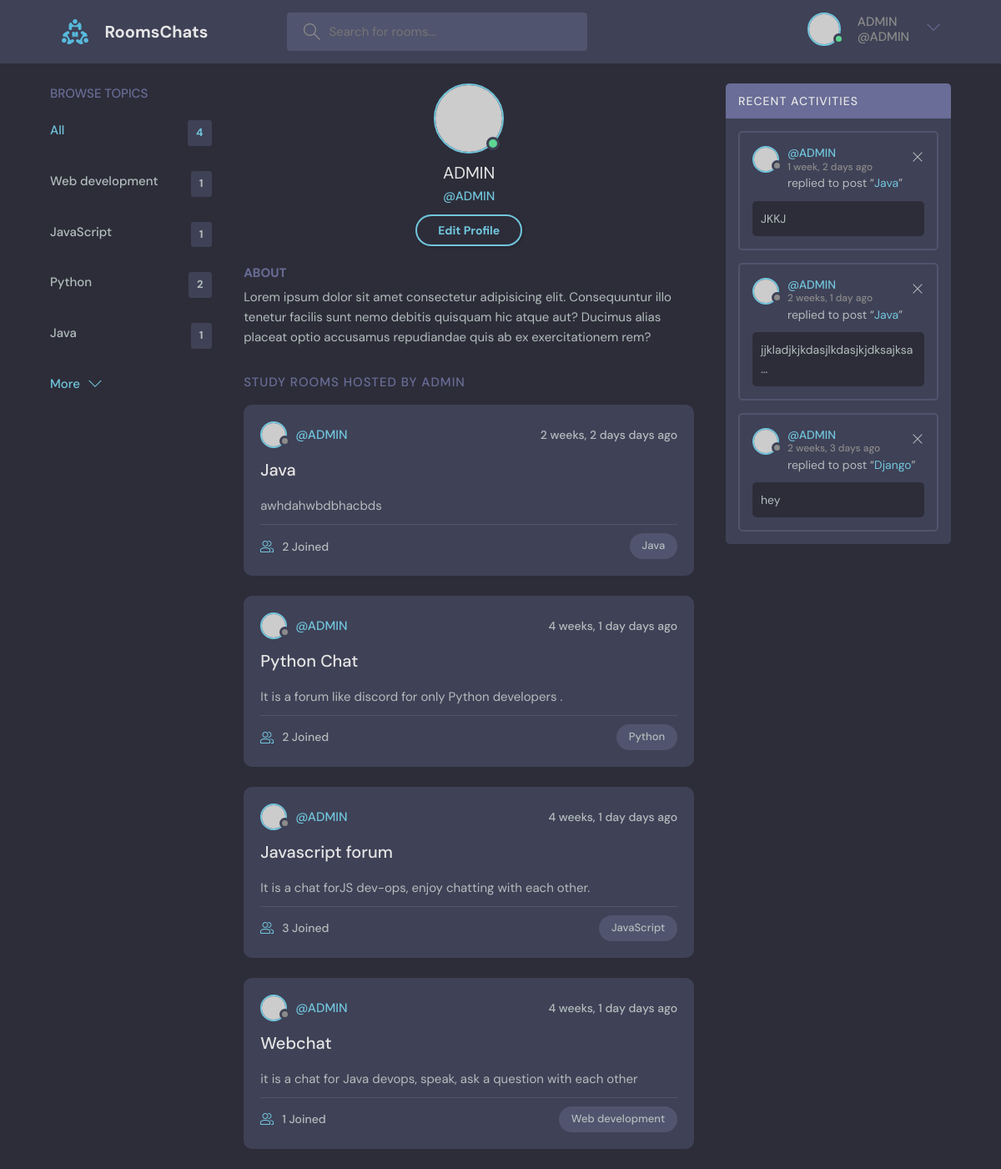
/profile/1/ (signed in), run on the app's committed database.
### base/models.py (models this page shows, shortened)
class Topic(models.Model):
    name = models.CharField(max_length=300)

class Room(models.Model):
    name = models.CharField(max_length=100)
    desc = models.TextField(null=True, blank=True)
    host = models.ForeignKey(User, on_delete=models.SET_NULL, null=True)
    participants = models.ManyToManyField(User, related_name='participants', blank=True)
    topic = models.ForeignKey(Topic, on_delete=models.SET_NULL, null=True)
    updated = models.DateTimeField(auto_now=True)
    created = models.DateTimeField(auto_now_add=True)
    class Meta:
        ordering = ['-updated', '-created']
    def __str__(self):
        return self.name

class Message(models.Model):
    user = models.ForeignKey(User, on_delete=models.CASCADE)  # if user deleted it deletes all child
    room = models.ForeignKey(Room, on_delete=models.CASCADE)  # if chat deleted, message deleted
    body = models.TextField()
    updated = models.DateTimeField(auto_now=True)
    created = models.DateTimeField(auto_now_add=True)
    class Meta:
        ordering = ['-updated', '-created']
    def __str__(self):
        if len(self.body) >= 30:
            return self.body[0:30] + ' ...'
        else:
            return self.body

### base/views.py (the view)
# urls.py: path('profile/<str:pk>/', views.userProfile, name='profile'),
@login_required(login_url='Log_in')
def userProfile(request, pk):
    user = User.objects.get(id=pk)
    rooms = user.room_set.all()
    messages1 = user.message_set.all()
    topics = Topic.objects.all()
    context = {'user': user, 'rooms': rooms, 'messages1': messages1, 'topics': topics}
    return render(request, 'base/userProfile.html', context)

### base/templates/base/userProfile.html (shortened to what this page needs)
{% extends 'main.html' %}
{% block content %}
<main class="profile-page layout layout--3">
    <div class="container">
            {% include 'base/topic_component.html' %}
        <div class="roomList">
            <div class="profile">
                <div class="profile__avatar">
                    <div class="avatar avatar--large active">
                        <img src="https://randomuser.me/api/portraits/men/11.jpg"/>
                    </div>
                </div>
                <div class="profile__info">
                    <h3>{{user.username}}</h3>
                    <p>@{{user.username}}</p>
                    {% if request.user == user %}
                    <a href="{% url 'update-user' %}" class="btn btn--main btn--pill">Edit Profile</a>
                    {%  endif %}
                </div>
                <div class="profile__about">
                    <h3>About</h3>
                    <p>
                        Lorem ipsum dolor sit amet consectetur adipisicing elit. Consequuntur illo tenetur
                        facilis sunt nemo debitis quisquam hic atque aut? Ducimus alias placeat optio
                        accusamus repudiandae quis ab ex exercitationem rem?
                    </p>
                </div>
            </div>
            <div class="roomList__header">
                <div>
                    <h2>Study Rooms Hosted by {{user.username}}</h2>
                </div>
            </div>
        <div class="">
            {% include 'base/feed_component.html' %}
        </div>
        </div>
        {% include 'base/activity_component.html' %}
    </div>
</main>
{% endblock content %}

### templates/main.html (shortened to what this page needs)
<!DOCTYPE html>
{% load static %}
<html lang="en">
<head>
    <link rel="stylesheet" href="{% static 'styles/style.css' %}"/>
</head>
<body>
{% include 'navbar.html' %}
{% block content %}
{% endblock %}
</body>
</html>

### templates/navbar.html (shortened to what this page needs)
{% load static %}
<header class="header header--loggedIn">
    <div class="container">
        <a href="{% url 'home' %}" class="header__logo">
            <img src="{% static 'images/logo.svg' %}"/>
            <h1>RoomsChats</h1>
        </a>
        <form class="header__search" method="GET" action="{% url 'home' %}">
            <label>
                <input name="q" placeholder="Search for rooms..."/>
            </label>
        </form>
        <nav class="header__menu">
            {% if request.user.is_authenticated %}
            <div class="header__user">
                <a href="{% url 'profile' user.id %}">
                    <div class="avatar avatar--medium active">
                        <img src="https://randomuser.me/api/portraits/men/37.jpg"/>
                    </div>
                    <p>{{request.user.username}} <span><a href="">@{{request.user.username}}</a></span></p>
                </a>
                <button class="dropdown-button">
                    <svg version="1.1" xmlns="http://www.w3.org/2000/svg" width="32" height="32" viewBox="0 0 32 32">
                        <title>chevron-down</title>
                        <path d="M16 21l-13-13h-3l16 16 16-16h-3l-13 13z"></path>
                    </svg>
                </button>
            </div>
            {% else %}
            <a href="{% url 'Log_in' %}">
              <img src="{% static 'images/avatar.svg'%}" />
              <p>Login</p>
            </a>
            {% endif %}
        </nav>
    </div>
</header>

### base/templates/base/topic_component.html
<div class="topics">
    <div class="topics__header">
        <h2>Browse Topics</h2>
    </div>
    <ul class="topics__list">
        <li>
            <a href="{% url 'home' %}" class="active">All <span>{{topics.count}}</span></a>
        </li>
        {% for topic in topics %}
        <li>
            <a href="{% url 'home' %}?q={{topic.name}}">{{topic.name}} <span>{{topic.room_set.all.count}}</span></a>
        </li>
        {% endfor %}
    </ul>
    <a class="btn btn--link" href="{% url 'topics' %}">
        More
        <svg version="1.1" xmlns="http://www.w3.org/2000/svg" width="32" height="32" viewBox="0 0 32 32">
            <title>chevron-down</title>
            <path d="M16 21l-13-13h-3l16 16 16-16h-3l-13 13z"></path>
        </svg>
    </a>
</div>

### base/templates/base/feed_component.html (shortened to what this page needs)
{% for room in rooms %}
<div class="roomListRoom">
    <div class="roomListRoom__header">
        <a href="{% url 'profile' room.host.id  %}" class="roomListRoom__author">
            <div class="avatar avatar--small">
                <img src="https://randomuser.me/api/portraits/women/11.jpg"/>
            </div>
            <span>@{{room.host.username}}</span>
        </a>
        <div class="roomListRoom__actions">
            <span>{{room.created|timesince}} days ago</span>
        </div>
    </div>
    <div class="roomListRoom__content">
        <a href="{% url 'room' room.id %}">{{room.name}}</a>
        <p>
            {{room.desc}}
        </p>
    </div>
    <div class="roomListRoom__meta">
        <a href="{% url 'room' room.id %}" class="roomListRoom__joined">
            {{room.participants.all.count}} Joined
        </a>
        <p class="roomListRoom__topic">{{room.topic.name}}</p>
    </div>
</div>
{% endfor %}

### base/templates/base/activity_component.html
<div class="activities">
    <div class="activities__header">
        <h2>Recent Activities</h2>
    </div>
    {% for message in messages1%}
    <div class="activities__box">
        <div class="activities__boxHeader roomListRoom__header">
            <a href="{% url 'profile' message.user.id %}" class="roomListRoom__author">
                <div class="avatar avatar--small">
                    <img src="https://randomuser.me/api/portraits/women/11.jpg"/>
                </div>
                <p>
                    @{{message.user}}
                    <span>{{message.created|timesince}} ago</span>
                </p>
            </a>
            {% if request.user == message.user %}
            <div class="roomListRoom__actions">
                <a href="{% url 'delete-message' message.id %}">
                    <svg version="1.1" xmlns="http://www.w3.org/2000/svg" width="32" height="32" viewBox="0 0 32 32">
                        <title>remove</title>
                        <path
                                d="M27.314 6.019l-1.333-1.333-9.98 9.981-9.981-9.981-1.333 1.333 9.981 9.981-9.981 9.98 1.333 1.333 9.981-9.98 9.98 9.98 1.333-1.333-9.98-9.98 9.98-9.981z"
                        ></path>
                    </svg>
                </a>
            </div>
            {% endif %}
        </div>
        <div class="activities__boxContent">
            <p>replied to post “<a href="{% url 'room' message.room.id %}
">{{message.room}}</a>”</p>
            <div class="activities__boxRoomContent">
                {{message}}
            </div>
        </div>
    </div>
    {% endfor %}
</div>

### data on the page
Topic: name "Web development", room_set.all.count "1"
Topic: name "JavaScript", room_set.all.count "1"
Topic: name "Python", room_set.all.count "2"
Topic: name "Java", room_set.all.count "1"
Room: host.username "ADMIN", created "2 weeks, 2 days", name "Java", desc "awhdahwbdbhacbds", participants.all.count "2", topic.name "Java"
Room: host.username "ADMIN", created "4 weeks, 1 day", name "Python Chat", desc "It is a forum like discord for only Python developers .", participants.all.count "2", topic.name "Python"
Room: host.username "ADMIN", created "4 weeks, 1 day", name "Javascript forum", desc "It is a chat forJS dev-ops, enjoy chatting with each other.", participants.all.count "3", topic.name "JavaScript"
Room: host.username "ADMIN", created "4 weeks, 1 day", name "Webchat", desc "it is a chat for Java devops, speak, ask a question with each other", participants.all.count "1", topic.name "Web development"
Message: user "ADMIN", created "1 week, 2 days", room "Java", body "JKKJ"
Message: user "ADMIN", created "2 weeks, 1 day", room "Java", body "jjkladjkjkdasjlkdasjkjdksajksa ..."
Message: user "ADMIN", created "2 weeks, 3 days", room "Django", body "hey"

### other printed values
{{ request.user.username }} "ADMIN"
{{ topics.count }} "4"
{{ user.username }} "ADMIN"
